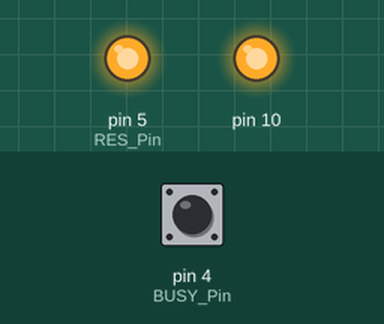
The sketch below on a simulated Arduino Uno, built with avr-gcc and run on an emulated ATmega328P. Parts: output pins drawn as LEDs (lit = HIGH). Dashed ring = blinking. The inputs (shaded band) are chosen by the test bench; at power-on: pin 4 (BUSY_Pin) LOW. Pins used as bus, display or sensor lines are not drawn.

Above: at 1.2 s.
1.3 s: pin 4 (BUSY_Pin) pulsed HIGH 2 times (0.12 s each, 0.3 s apart)
At 4.4 s:
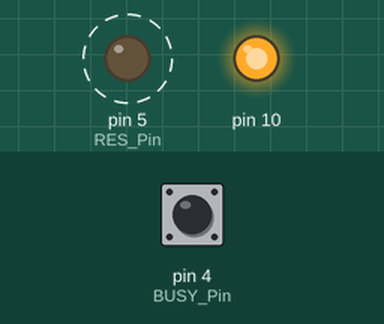
Timing chart, 0 to 5.9 s (numbered marks = the images above; inputs shaded):
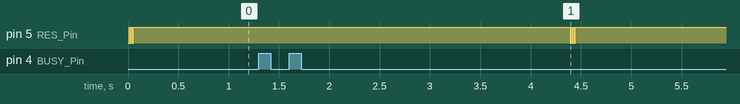

The sketch:

GDEW0213I5FD_Arduino.ino
```cpp
#include <SPI.h>
#include"Ap_29demo.h"
//IO settings
int BUSY_Pin = 4;
int RES_Pin = 5;
int DC_Pin = 6;
int CS_Pin = 7;

#define EPD_W21_CS_0 digitalWrite(CS_Pin,LOW)
#define EPD_W21_CS_1 digitalWrite(CS_Pin,HIGH)
#define EPD_W21_DC_0  digitalWrite(DC_Pin,LOW)
#define EPD_W21_DC_1  digitalWrite(DC_Pin,HIGH)
#define EPD_W21_RST_0 digitalWrite(RES_Pin,LOW)
#define EPD_W21_RST_1 digitalWrite(RES_Pin,HIGH)
#define isEPD_W21_BUSY digitalRead(BUSY_Pin)
////////FUNCTION//////
void SPI_Write(unsigned char value);
void EPD_W21_WriteDATA(unsigned char command);
void EPD_W21_WriteCMD(unsigned char command);
//EPD
void EPD_W21_Init(void);
void EPD_init(void);
void EPD_sleep(void);
void EPD_refresh(void);
void lcd_chkstatus(void);
void PIC_display_Clean(void);
void PIC_display(const unsigned char* picData);
void setup() {
   pinMode(BUSY_Pin, INPUT);
   pinMode(RES_Pin, OUTPUT);
   pinMode(DC_Pin, OUTPUT);
   pinMode(CS_Pin, OUTPUT);
   //SPI
   SPI.beginTransaction(SPISettings(10000000, MSBFIRST, SPI_MODE0));
   SPI.begin ();
}
//Tips//
/*When the electronic paper is refreshed in full screen, the picture flicker is a normal phenomenon, and the main function is to clear the display afterimage in the previous picture.
  When the local refresh is performed, the screen does not flash.*/
/*When you need to transplant the driver, you only need to change the corresponding IO. The BUSY pin is the input mode and the others are the output mode. */

void loop() {
  while(1)
  {
    EPD_init(); //EPD init
    PIC_display(gImage_1);//EPD_picture1
    EPD_sleep();//EPD_sleep,Sleep instruction is necessary, please do not delete!!!
    delay(2000); //2s

    //PICTURE2
    EPD_init(); //EPD init
    PIC_display(gImage_2);//EPD_picture1
    EPD_sleep();//EPD_sleep,Sleep instruction is necessary, please do not delete!!!
     delay(2000); //2s

    //PICTURE Clean
     EPD_init(); //EPD init
    PIC_display_Clean();
    EPD_sleep();//EPD_sleep,Sleep instruction is necessary, please do not delete!!!
    while(1);


  }


}

//////////////////////SPI///////////////////////////////////

void SPI_Write(unsigned char value)
{
    SPI.transfer(value);

}

void EPD_W21_WriteCMD(unsigned char command)
{
  EPD_W21_CS_0;
  EPD_W21_DC_0;   // command write
  SPI_Write(command);
  EPD_W21_CS_1;
}
void EPD_W21_WriteDATA(unsigned char command)
{
  EPD_W21_CS_0;
  EPD_W21_DC_1;   // command write
  SPI_Write(command);
  EPD_W21_CS_1;
}


/////////////////EPD settings Functions/////////////////////
void EPD_W21_Init(void)
{
  unsigned char i;
  for(i=0;i<3;i++) //Reset, three times to prevent the secondary electricity cannot be started
  {
    EPD_W21_RST_0;    // Module reset
    delay(10);//At least 10ms delay
    EPD_W21_RST_1;
    delay(10);//At least 10ms delay
  }
}
void EPD_init(void)
{
    EPD_W21_Init(); //Electronic paper IC reset

    EPD_W21_WriteCMD(0x04);
    lcd_chkstatus();//waiting for the electronic paper IC to release the idle signal

    EPD_W21_WriteCMD(0x00);     //panel setting
    EPD_W21_WriteDATA(0x1f);    //LUT from OTP£¬KW-BF   KWR-AF  BWROTP 0f BWOTP 1f

    EPD_W21_WriteCMD(0x61);     //resolution setting
    EPD_W21_WriteDATA (0x68);   //104
    EPD_W21_WriteDATA (0x00);   //212
    EPD_W21_WriteDATA (0xd4);

    EPD_W21_WriteCMD(0X50);     //VCOM AND DATA INTERVAL SETTING
    EPD_W21_WriteDATA(0x97);    //WBmode:VBDF 17|D7 VBDW 97 VBDB 57   WBRmode:VBDF F7 VBDW 77 VBDB 37  VBDR B7
}
void EPD_refresh(void)
{
    EPD_W21_WriteCMD(0x12);     //DISPLAY REFRESH
    delay(10);          //!!!The delay here is necessary, 200uS at least!!!
    lcd_chkstatus();
}
void EPD_sleep(void)
{
    EPD_W21_WriteCMD(0X02);   //power off
    lcd_chkstatus();          //waiting for the electronic paper IC to release the idle signal
    //Part2 Increase the time delay
    delay(1000);      //Power off time delay, this is  necessary!!!
    EPD_W21_WriteCMD(0X07);   //deep sleep
    EPD_W21_WriteDATA(0xA5);
}

void PIC_display(const unsigned char* picData)
{
    unsigned int i;
    EPD_W21_WriteCMD(0x10);        //Transfer old data
    for(i=0;i<2756;i++)
    EPD_W21_WriteDATA(0xff);

    EPD_W21_WriteCMD(0x13);        //Transfer new data
    for(i=0;i<2756;i++)
     EPD_W21_WriteDATA(pgm_read_byte(&picData[i]));

       //Refresh
    EPD_W21_WriteCMD(0x12);   //DISPLAY REFRESH
    delay(10);    //!!!The delay here is necessary, 200uS at least!!!
    lcd_chkstatus();          //waiting for the electronic paper IC to release the idle signal

}

void PIC_display_Clean(void)
{
    unsigned int i;
    EPD_W21_WriteCMD(0x10);        //Transfer old data
    for(i=0;i<2756;i++)
  {
    EPD_W21_WriteDATA(0xff);
  }

    EPD_W21_WriteCMD(0x13);        //Transfer new data
    for(i=0;i<2756;i++)
  {
    EPD_W21_WriteDATA(0xff);
  }
     //Refresh
    EPD_W21_WriteCMD(0x12);   //DISPLAY REFRESH
    delay(10);    //!!!The delay here is necessary, 200uS at least!!!
    lcd_chkstatus();          //waiting for the electronic paper IC to release the idle signal

}
void lcd_chkstatus(void)
{
    while(1)
  {   //=0 BUSY
     if(isEPD_W21_BUSY==1) break;
  }
}
```

Source omitted: Ap_29demo.h (data table, 28151 bytes)

Measured:
- after the input at 1.3 s, pin 5 (RES_Pin): alternates HIGH for 0.01 s and LOW for 0.01 s, 6 changes in all, then stays HIGH, starting after 3.1 s
- by itself, pin 5 (RES_Pin): alternates HIGH for 0.01 s and LOW for 0.01 s, 5 changes in all, then stays HIGH
